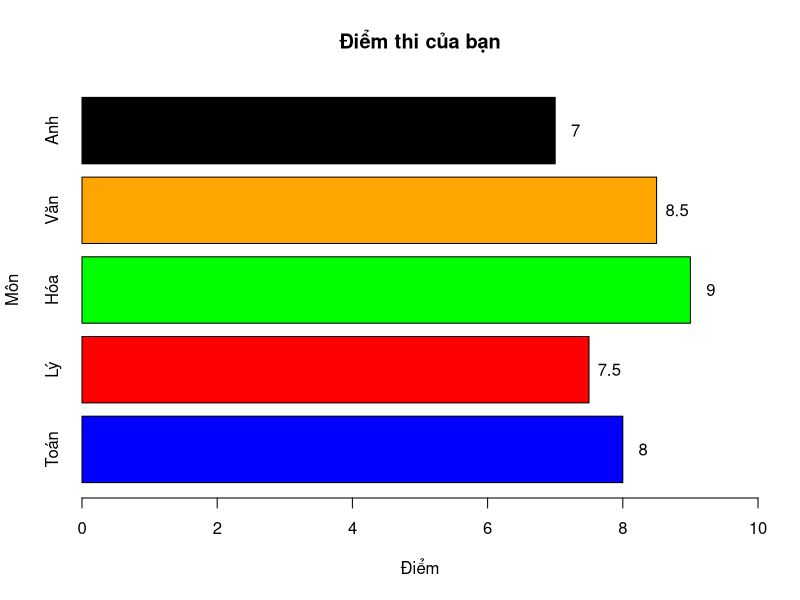
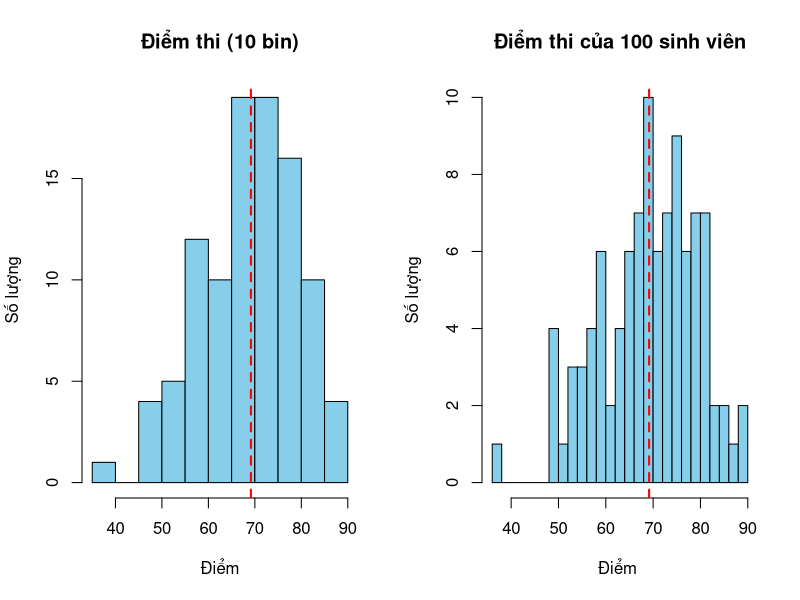
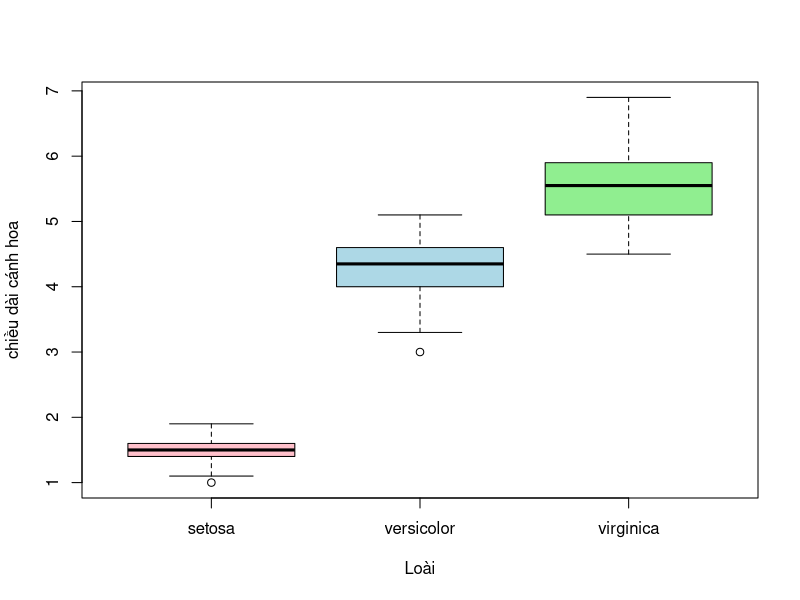
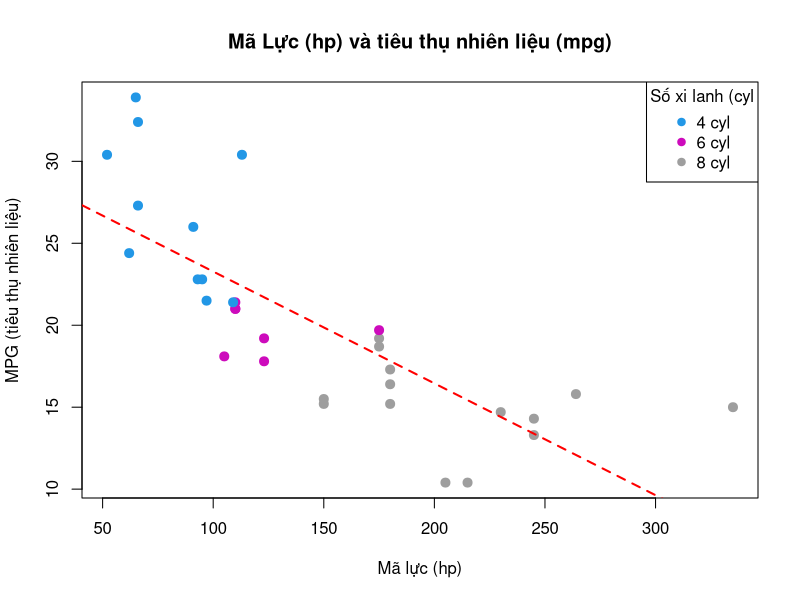
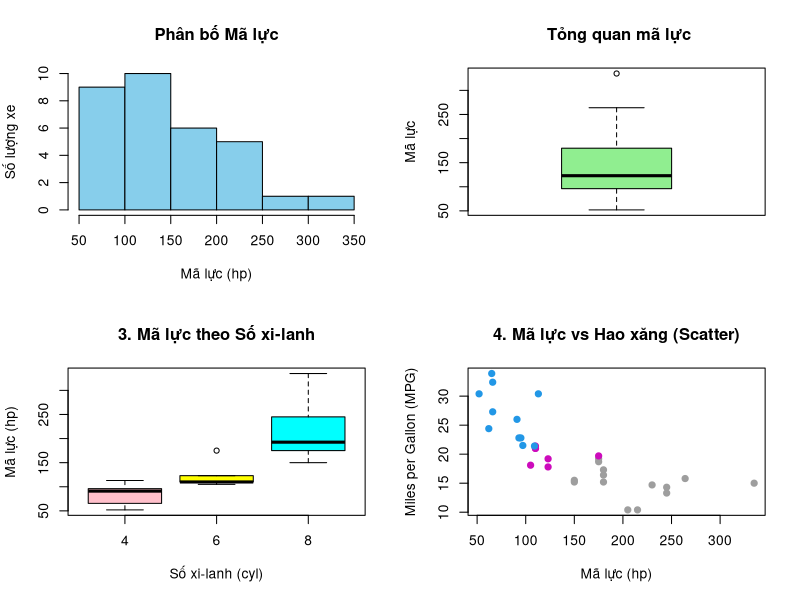
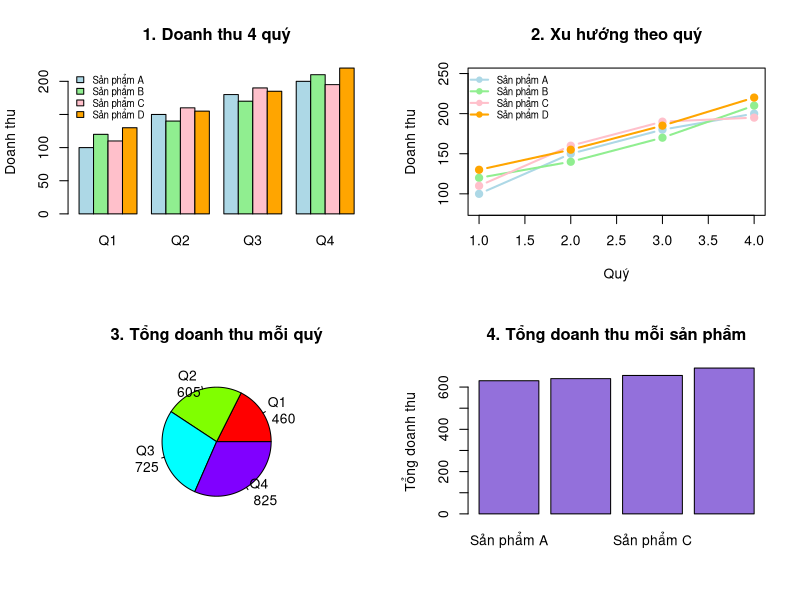

Source code (R) for these figures, in order:
# ==============================================================================
# BÀI TẬP THỰC HÀNH
# ==============================================================================

# ------------------------------------------------------------------------------
# Bài tập 1: Bar Chart
# ------------------------------------------------------------------------------

# Sử dụng dữ liệu sau:
subjects <- c("Toán", "Lý", "Hóa", "Văn", "Anh")
scores <- c(8, 7.5, 9, 8.5, 7)

# Yêu cầu:
# 1. Vẽ bar chart cơ bản
# 2. Thêm tiêu đề "Điểm thi của bạn"
# 3. Tô màu khác nhau cho mỗi môn
# 4. Thêm giá trị điểm lên đầu mỗi cột
# 5. Vẽ bar chart ngang
barplot(scores,
        names.arg = subjects, 
        main = "Điểm thi của bạn",
        ylab = "Môn",
        xlab = "Điểm",
        xlim = c(0,10),
        col = c("blue","red","green","orange","black"),
        horiz = TRUE
)
text(y = 1:5*1.2-0.5,
     x = scores +0.3,
     labels = scores
  
)
# ------------------------------------------------------------------------------
# Bài tập 2: Histogram
# ------------------------------------------------------------------------------

# Tạo dữ liệu: Điểm thi của 100 sinh viên
set.seed(2024)
exam_scores <- rnorm(100, mean = 70, sd = 10)

# Yêu cầu:
# 1. Vẽ histogram với 10 bins
# 2. Thêm tiêu đề và nhãn trục phù hợp
# 3. Tô màu xanh lam
# 4. Thêm đường thẳng đứng màu đỏ tại vị trí điểm trung bình
# 5. Vẽ histogram khác với 20 bins, so sánh sự khác biệt
par(mfrow = c(1,2))
hist(exam_scores,
     breaks = 10,
     main = "Điểm thi (10 bin)",
     xlab = "Điểm",
     ylab = "Số lượng",
     col = "skyblue"
     )
abline(v=mean(exam_scores),
       col = "red",
       lwd =2,
       lty = 2)

hist(exam_scores,
     main = "Điểm thi của 100 sinh viên",
     ylab = "Số lượng",
     xlab = "Điểm ",
     col = "skyblue",
     breaks = 20)
abline(v = mean(exam_scores), 
       col = "red", 
       lwd = 2, 
       lty = 2)
par(mfrow = c(1,1))
# ------------------------------------------------------------------------------
# Bài tập 3: Box Plot
# ------------------------------------------------------------------------------

# Sử dụng dữ liệu iris
data("iris")
View(iris)
# Yêu cầu:
# 1. Vẽ box plot so sánh Petal.Length giữa 3 loài
# 2. Tô màu khác nhau cho mỗi loài
# 3. Thêm tiêu đề phù hợp
# 4. Nhìn vào biểu đồ và trả lời:
#    - Loài nào có petal dài nhất?
#    - Loài nào có độ biến thiên lớn nhất?
#    - Có outliers không? Ở loài nào?
boxplot(Petal.Length ~ Species,
        data = iris,
        xlab = "Loài",
        ylab = "chiều dài cánh hoa",
        col = c("pink", "lightblue", "lightgreen"))

#Nhận xét từ biểu đồ:
# - Virginica có độ dài pental lớn nhất
# - virginica có độ biến thiên lớn nhất
# - có outliner ở loài setosa và cả versicolor



# ------------------------------------------------------------------------------
# Bài tập 4: Scatter Plot
# ------------------------------------------------------------------------------

# Sử dụng dữ liệu mtcars
data(mtcars)
# Yêu cầu:
# 1. Vẽ scatter plot giữa hp (horsepower) và mpg
# 2. Tô màu các điểm theo số cy-lanh (cyl)
# 3. Thêm đường hồi quy tuyến tính
# 4. Thêm legend giải thích màu
# 5. Nhận xét về mối quan hệ giữa hp và mpg
plot(mtcars$hp, mtcars$mpg,
     main = "Mã Lực (hp) và tiêu thụ nhiên liệu (mpg)",
     xlab = "Mã lực (hp)",
     ylab = "MPG (tiêu thụ nhiên liệu)",
     col = mtcars$cyl,
     pch = 19,
     cex = 1.2)

model_hp <- lm(mpg ~ hp, data = mtcars)
abline(model_hp, col = "red", lwd = 2, lty = 2) #vẽ nét đứt
legend("topright",
       title = "Số xi lanh (cyl",
       legend = c("4 cyl", "6 cyl", "8 cyl"),
       col = c(4,6,8),
       pch = 19)
# - Mối quan hệ nghịch biến tương quan âm giữa hp và mqg
# - nhóm xe 4 xi-lanh: mã lực yêu thì tiết kiệm xăng
# - nhóm xe 8 xi lanh: mã lực mạnh thì cực kì hao xăng
# - nhóm xe 6 xi lanh: mã lực TB thì TB
# ------------------------------------------------------------------------------
# Bài tập 5: Nhiều biểu đồ
# ------------------------------------------------------------------------------

# Sử dụng dữ liệu mtcars
data(mtcars)
# Yêu cầu:
# Tạo một figure với 4 biểu đồ (2x2) để phân tích biến hp:
par(mfrow = c(2,2))
# 1. Histogram của hp
hist(mtcars$hp,
     main = "Phân bố Mã lực",
     xlab = "Mã lực (hp)",
     ylab = "Số lượng xe",
     col = "skyblue")
# 2. Box plot của hp
boxplot(mtcars$hp,
        main = " Tỏng quan mã lực",
        ylab = "Mã lực",
        col = "lightgreen")
# 3. Box plot so sánh hp theo cyl
boxplot(hp ~ cyl, data = mtcars, 
        main = "3. Mã lực theo Số xi-lanh", 
        xlab = "Số xi-lanh (cyl)", 
        ylab = "Mã lực (hp)", 
        col = c("pink", "yellow", "cyan"))
# 4. Scatter plot hp vs mpg
plot(mtcars$hp, mtcars$mpg, 
     main = "4. Mã lực vs Hao xăng (Scatter)", 
     xlab = "Mã lực (hp)", 
     ylab = "Miles per Gallon (MPG)", 
     pch = 19,        # Điểm tròn đặc
     col = mtcars$cyl # Tô màu theo xi-lanh
)
par(mfrow = c(1, 1))
# ------------------------------------------------------------------------------
# Bài tập 6: Tổng hợp
# ------------------------------------------------------------------------------

# Tạo dữ liệu bán hàng của 4 quý
Q1 <- c(100, 120, 110, 130)
Q2 <- c(150, 140, 160, 155)
Q3 <- c(180, 170, 190, 185)
Q4 <- c(200, 210, 195, 220)
products <- c("Sản phẩm A", "Sản phẩm B", "Sản phẩm C", "Sản phẩm D")
sales_data<- cbind(Q1,Q2,Q3,Q4)
rownames(sales_data) <- products
par(mfrow = c(2,2))
# Yêu cầu:
# 1. Vẽ grouped bar chart so sánh doanh thu 4 quý
barplot(sales_data, 
        beside = TRUE, 
        main = "1. Doanh thu 4 quý", 
        col = c("lightblue", "lightgreen", "pink", "orange"),
        ylab = "Doanh thu",
        legend = rownames(sales_data),
        args.legend = list(x = "topleft", cex = 0.7, bty = "n"))
# 2. Vẽ line plot cho từng sản phẩm qua 4 quý
plot(1:4, sales_data["Sản phẩm A", ], type = "b", 
     main = "2. Xu hướng theo quý", xlab = "Quý", ylab = "Doanh thu",
     col = "lightblue", lwd = 2, pch = 19, ylim = c(80, 250))


lines(1:4, sales_data["Sản phẩm B", ], type = "b", col = "lightgreen", lwd = 2, pch = 19)
lines(1:4, sales_data["Sản phẩm C", ], type = "b", col = "pink", lwd = 2, pch = 19)
lines(1:4, sales_data["Sản phẩm D", ], type = "b", col = "orange", lwd = 2, pch = 19)

legend("topleft", legend = products, col = c("lightblue", "lightgreen", "pink", "orange"), 
       lwd = 2, pch = 19, cex = 0.7, bty = "n")
# 3. Tính tổng doanh thu mỗi quý, vẽ bar chart
tong_quy <- colSums(sales_data)

pie(tong_quy, 
    labels = paste(names(tong_quy), "\n", tong_quy), # Dán nhãn kèm giá trị
    main = "3. Tổng doanh thu mỗi quý", 
    col = rainbow(4))
# 4. Tạo figure 2x2 hiển thị:
#    - Grouped bar chart
#    - Line plot tất cả sản phẩm
#    - Pie chart tổng doanh thu mỗi quý
#    - Bar chart tổng doanh thu mỗi sản phẩm
tong_sp <- rowSums(sales_data)

barplot(tong_sp, 
        main = "4. Tổng doanh thu mỗi sản phẩm", 
        col = "mediumpurple", 
        ylab = "Tổng doanh thu")
par(mfrow = c(1, 1))
# ==============================================================================
# TÀI LIỆU THAM KHẢO
# ==============================================================================

# 1. R Graphics Cookbook: https://r-graphics.org/
# 2. Quick-R Graphics: https://www.statmethods.net/graphs/
# 3. R Documentation: ?plot, ?hist, ?boxplot, ?barplot
# 4. R Color Chart: http://www.stat.columbia.edu/~tzheng/files/Rcolor.pdf

# ==============================================================================
# TỔNG KẾT
# ==============================================================================

# Những điểm cần nhớ:

# 1. ✅ Chọn biểu đồ phù hợp với loại dữ liệu:
#    - Bar chart: Dữ liệu phân loại
#    - Histogram: Phân phối dữ liệu liên tục
#    - Box plot: So sánh nhóm, tìm outliers
#    - Scatter plot: Mối quan hệ giữa 2 biến
#    - Line plot: Xu hướng theo thời gian
#    - Pie chart: Tỷ lệ phần trăm (ít nhóm)

# 2. ✅ Luôn thêm tiêu đề và nhãn trục rõ ràng

# 3. ✅ Sử dụng màu sắc hợp lý:
#    - Không quá nhiều màu
#    - Màu có ý nghĩa (đỏ = cảnh báo, xanh lá = tốt)
#    - Đảm bảo đọc được khi in đen trắng

# 4. ✅ Box plot giúp:
#    - Thấy trung vị, Q1, Q3
#    - Phát hiện outliers
#    - So sánh nhiều nhóm

# 5. ✅ Histogram vs Bar chart:
#    - Histogram: Dữ liệu liên tục, không có khoảng cách giữa cột
#    - Bar chart: Dữ liệu phân loại, có khoảng cách

# 6. ✅ Sử dụng par(mfrow) để vẽ nhiều biểu đồ cùng lúc

# 7. ✅ Lưu biểu đồ: png(), pdf(), jpeg() + dev.off()

# Quy trình vẽ biểu đồ tốt:
# 1. Xác định mục đích: Muốn truyền đạt thông tin gì?
# 2. Chọn loại biểu đồ phù hợp
# 3. Vẽ biểu đồ cơ bản
# 4. Thêm tiêu đề, nhãn, màu sắc
# 5. Kiểm tra xem biểu đồ có dễ hiểu không
# 6. Lưu lại nếu cần

# Lưu ý quan trọng:
# - Biểu đồ phải đơn giản, dễ hiểu
# - Không thêm quá nhiều thông tin vào một biểu đồ
# - Luôn nghĩ về người xem
# - "A picture is worth a thousand words" - Một hình ảnh đáng giá ngàn lời

# Cập nhật: Tháng 3/2026
